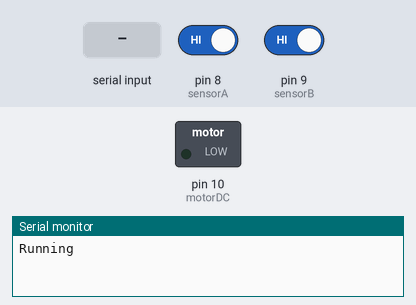
This sketch was run on a simulated Arduino Mega 2560, built with avr-gcc and run on an emulated ATmega2560. Shown: switched loads named in the sketch (green lamp = pin HIGH), the last lines printed to the serial monitor. Inputs (shaded band) come from the test bench; at power-on: pin 8 (sensorA) HIGH, pin 9 (sensorB) HIGH.

Above: at 1.7 s.
1.8 s: "OPEN" received over the second serial link
At 3.5 s:
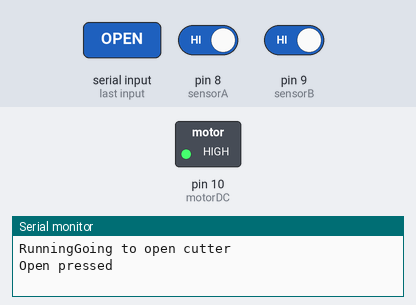
4.4 s: pin 8 (sensorA) driven LOW
At 5.7 s:
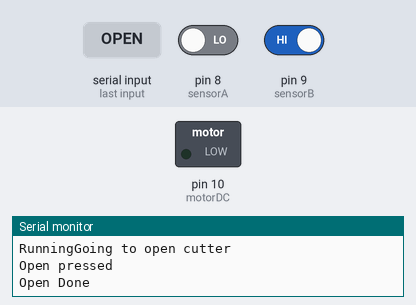
6.0 s: "CLOSE" received over the second serial link
At 8.4 s:
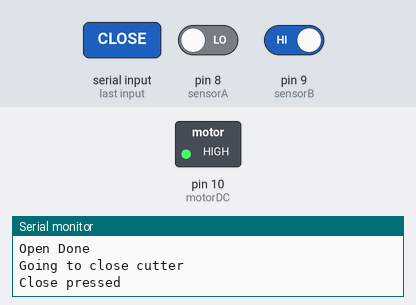
8.8 s: pin 9 (sensorB) driven LOW
At 9.1 s:
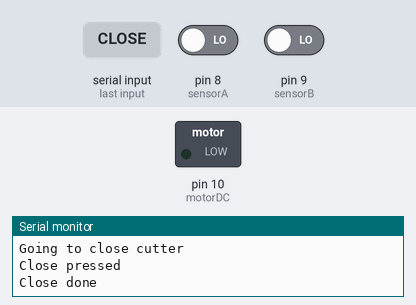
Timing chart, 0 to 11.5 s (numbered marks = the images above; inputs shaded):
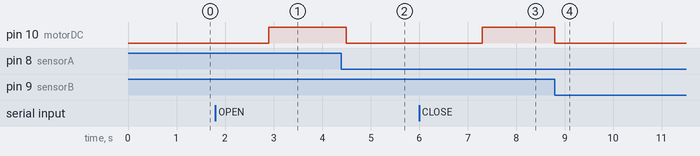

Measured:
- after the input at 1.8 s, pin 10 (motorDC): LOW → HIGH after 1.1 s
- after the input at 4.4 s, pin 10 (motorDC): HIGH → LOW after 0.10 s
- after the input at 6.0 s, pin 10 (motorDC): LOW → HIGH after 1.3 s
- after the input at 8.8 s, pin 10 (motorDC): HIGH → LOW at once

The sketch:

switch_test.ino
```cpp
#include <Nextion.h>    //used for MCU through HMI Editor only -- must remove or comment out when using actual screen
#define nextion Serial  //used for MCU through HMI Editor only -- must remove or comment out when using actual screen


//-------------Static Variables-----------------------------------------------------------------
  //pin assigments
const int motorDC = 10;
int sensorA = 8;
int  sensorB = 9;
int valA = 1;
int valB = 1;

int valAA = 1;                //I added these for the nextion updating of the limit switch buttons while waiting for OPEN/CLOSE command.
int valBB = 1;                //They are used for manually testing the limit switch operations. Used in the void loop() function.

String dfd = "";               //Serial data container, data from display

//-----------------------------------------------------------------------------------------------

void setup() {
 Serial.begin(9600);
 Serial1.begin(9600);    //used to monitor - arduino recieve
 pinMode(motorDC, OUTPUT);
  digitalWrite(motorDC, LOW);     //set motorDC to LOW so motor is not running
 pinMode(sensorA, INPUT_PULLUP);  //default value is HIGH(1)
 pinMode(sensorB, INPUT_PULLUP);  //default value is HIGH(1)
 delay(500);

 //Nextion part - only needed if updating nextion screen
 //set sensorA dual botton state. If valA = 0 then bt0.val on nextion will be set to 0. This state on nextion will be displayed as OFF image, if 1 will be ON image
 Serial1.print("bt0.val=");
 Serial1.print(digitalRead(valA));
 Serial1.write(0xff);               //this line has to be sent 3 times for nextion screen to accept it.
 Serial1.write(0xff);
 Serial1.write(0xff);

 //set sensorB dual botton state. If valB = 0 then bt1.val on nextion will be set to 0. This state on nextion will be displayed as OFF image, if 1 will be ON image
 Serial1.print("bt1.val=");
 Serial1.print(digitalRead(valB));
 Serial1.write(0xff);
 Serial1.write(0xff);
 Serial1.write(0xff);

 Serial.print("Running");
}


void loop() {
 if(Serial1.available()) {
    dfd += char(Serial1.read());   //read data on serial
   }
 //check for test command(s)
  if((dfd.substring(0,4)=="OPEN") & (dfd.length()==4)) {              //Recieved command 'OPEN' from nextion
   Serial.println("Going to open cutter");
   openCutter();                                                         //Run openCutter function
   while(Serial1.available()){Serial1.read();}                             //clear serial buffer of anything sent after loop completed.
   delay(100);
   dfd = "";
  }
  else if((dfd.substring(0,5)=="CLOSE") & (dfd.length()==5)) {        //Recieved command 'CLOSE' from nextion
    Serial.println("Going to close cutter");
   closeCutter();                                                        //Run closeCutter function
   while(Serial1.available()){Serial1.read();}                             //clear serial buffer of anything sent after loop completed.
   delay(100);
   dfd = "";
  }

//Adding this part to update nextion screen if testing button(s). This way if you manually trigger your limit switch the screen will update the button image as ON or OFF.
valA = digitalRead(sensorA);
if (valA != valAA) {               //valA has changed from what it was before so update the nextion screen for sensorA (bt0) image
 Serial1.print("bt0.val=");
 Serial1.print(valA);
 Serial1.write(0xff);               //this line has to be sent 3 times for nextion screen to accept it.
 Serial1.write(0xff);
 Serial1.write(0xff);
 valAA = valA;                     //set valAA to be current value of valA (0 or 1) to compare next loop cycle.
 }

valB = digitalRead(sensorB);
if (valB != valBB) {               //valB has changed from what it was before so update the nextion screen for sensorB (bt1) image
 Serial1.print("bt1.val=");
 Serial1.print(valB);
 Serial1.write(0xff);               //this line has to be sent 3 times for nextion screen to accept it.
 Serial1.write(0xff);
 Serial1.write(0xff);
 valBB = valB;                     //set valBB to be current value of valB (0 or 1) to compare next loop cycle.
 }
delay(300);  //delay for loop cycle

}


//------------------------------------------------------------------------------------

void openCutter() {
  Serial.println("Open pressed");
 for(int x = 0; x < 5000; x++) {      //putting in stupid high number for steps, as we will utilize switch for stop
 //   Serial.println(x);
    valA = digitalRead(sensorA);      //get sensorA state LOW/HIGH

  if(valA == 1) {                   //switch has not been hit so run
   digitalWrite(motorDC, HIGH);     //motorDC pin set HIGH to start motor - or keep it running
  }else {                           //switch has been hit stop running
   digitalWrite(motorDC, LOW);     //motorDC pin set LOW to stop motor
   if (valA != valAA) {               //valA has changed from what it was before so update the nextion screen for sensorA (bt0) image
    Serial1.print("bt0.val=");
    Serial1.print(valA);
    Serial1.write(0xff);               //this line has to be sent 3 times for nextion screen to accept it.
    Serial1.write(0xff);
    Serial1.write(0xff);
    valAA = valA;                     //set valAA to be current value of valA (0 or 1) to compare next loop cycle.
   }
   Serial.println("Open Done");
   break;
  }
 delay(200);
 }
  digitalWrite(motorDC, LOW);
  while(Serial1.available()){Serial1.read();}
}

void closeCutter() {
  Serial.println("Close pressed");
 while(valB != 0) {                   //Do this until sensorB reads LOW (0)
  valB = digitalRead(sensorB);        //get sensroB state LOW/HIGH
  digitalWrite(motorDC, HIGH);        //motorDC pin set HIGH to start motor - or keep it running

  if (valB != valBB) {                //valA has changed from what it was before so update the nextion screen for sensorA (bt0) image
   digitalWrite(motorDC, LOW);        //motorDC pin set LOW to stop motor
   Serial1.print("bt1.val=");
   Serial1.print(valB);
   Serial1.write(0xff);               //this line has to be sent 3 times for nextion screen to accept it.
   Serial1.write(0xff);
   Serial1.write(0xff);
   valBB = valB;                     //set valBB to be current value of valB (0 or 1) to compare next loop cycle.
  }

 }
 delay(200);
 Serial.println("Close done");
 while(Serial1.available()){Serial1.read();}
}
```
